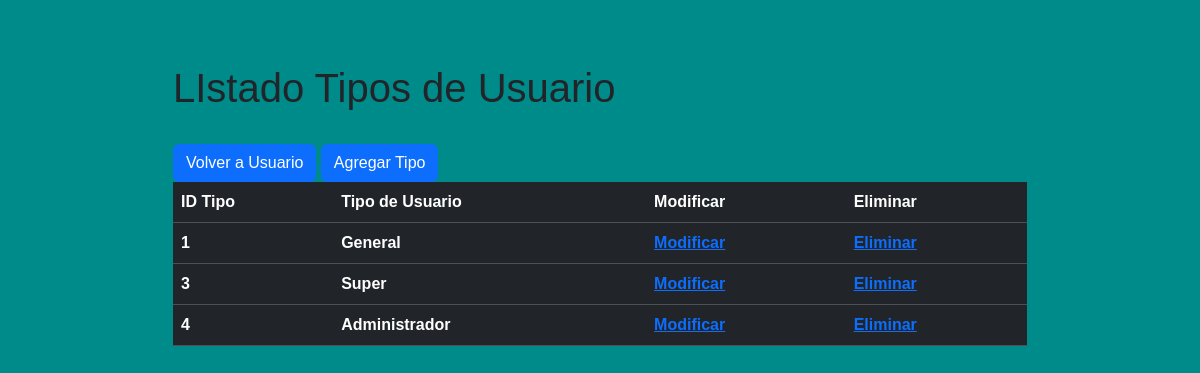
Page /newPage/crudTipo on the earlier database version.
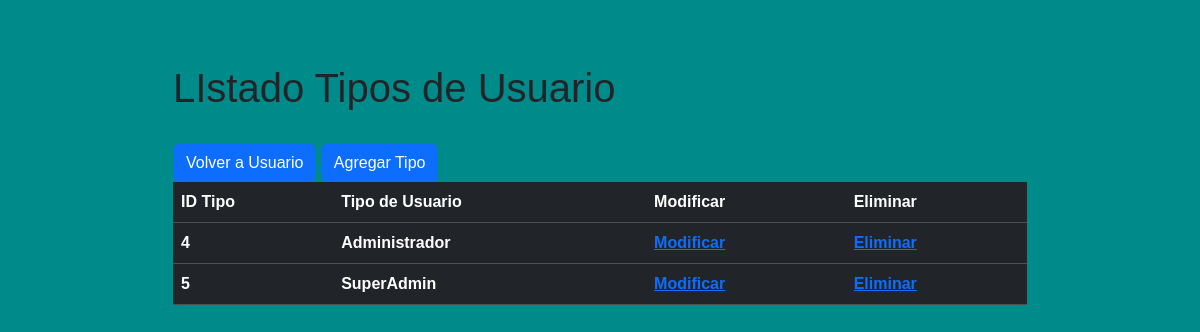
Same page on the later database version.
### newPage/models.py (models this page shows, shortened)
class tipoUsuario(models.Model):
    idTipoUsuario = models.AutoField(
        primary_key=True, db_column='idTipo', verbose_name='ID_tipo_Usuario')
    tipoUsuario = models.CharField(max_length=20, blank=False, null=False)

### newPage/views.py (the view)
# urls.py: path("crudTipo", views.crudTipo, name="crudTipo"),
def crudTipo(request):
    tipos = tipoUsuario.objects.all()
    context = {"tipo": tipos}
    return render(request, "pages/tipo_list.html", context)

### newPage/templates/pages/tipo_list.html (shortened to what this page needs)
<!DOCTYPE html>
<html lang="en">
<head>
    {% load static %}
    {% load bootstrap5 %}
    {% bootstrap_css %}
    <link rel="stylesheet" href="{% static 'css/styles.css'%}">
</head>
<body>
    <div class="container">
        <div class="row">
            <div class="col-lg-10 p-5 mt-3 mx-auto table-responsive">
                <h1>LIstado Tipos de Usuario</h1><br>
                <a href="{% url 'crud' %}">
                    <button type="button" class="btn btn-primary">Volver a Usuario</button>
                </a><a href="{% url 'tipoAdd' %}">
                    <button type="button" class="btn btn-primary">Agregar Tipo</button>
                </a>
                <table class="table table-dark table-table-striped">
                    <thead>
                        <th>ID Tipo</th>
                        <th>Tipo de Usuario</th>
                        <th>Modificar</th>
                        <th>Eliminar</th>
                    </thead>
                    <tbody>
                        {% for x in tipo %}
                        <tr>
                            <td>{{x.idTipoUsuario}}</td>
                            <td>{{x.tipoUsuario}}</td>
                            <td><a href="{% url 'tipoEdit' pk=x.idTipoUsuario%}">Modificar</a></td>
                            <td><a href="{% url 'tipoDel' pk=x.idTipoUsuario %}">Eliminar</a></td>
                        </tr>
                        {% endfor%}
                    </tbody>
                </table>
            </div>
        </div>
    </div>
</body>
</html>

### newPage/static/css/styles.css (style rules this page uses)
body { background-color: darkcyan; font-size: 30; font-weight: bolder; font-family: Arial, Helvetica, sans-serif; }

Differences in the rows shown:
removed tipoUsuario: idTipoUsuario "1", tipoUsuario "General"
removed tipoUsuario: idTipoUsuario "3", tipoUsuario "Super"
added tipoUsuario: idTipoUsuario "5", tipoUsuario "SuperAdmin"
